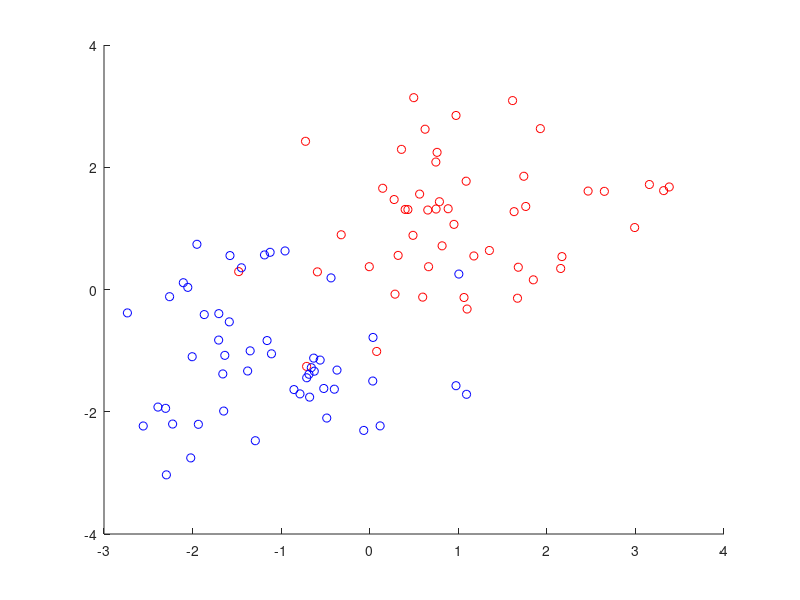

Write the MATLAB code that produced this figure. (Note: this script raises an error after producing the figure.)
%Assignement 1

%Question 1.1

X1 = 1 + randn(50,2);
X2 = -1 + randn(51,2);

Y1 = ones(50,1);
Y2 = -ones(51,1);

X = [X1;X2];
Y = [Y1;Y2];

figure;
hold on;
plot(X1(:,1),X1(:,2),'ro');
plot(X2(:,1),X2(:,2),'bo');
hold off;

%Yes it is always possible to separate the points by a combination
%of line. Condition is that points of the same category remains 
%on the same side of the combined lines

%Question 1.2
%1. When adding points to the classes, the classification line (hyperplane)
%   and the margin change. if points are added on the right side of the
%   classification line, the line and margin do not change substantially

%2. Classification boundaries can change drastically
%   if outlying points are added. classification boundaries can rotate 
%   up to 180 degrees

%3. C is essentially a regularisation parameter, which controls the 
%   trade-off between achieving a low number of misclassifications 
%   and maximising the margin. Obviously, low values of C can influence 
%   the classification outcome for points close to the hyperplane

%4. Switching to Rbf kernel implies using a non linear kernel. 
%   Misclassification is less likely. Rbf allows to handle seriously
%   non-separable linear data

%5. In the equation of the Rbf kernel, sigma plays a role to be 
%   an amplifier of the distance between x and x'. If the distance 
%   between x and x' is much larger than sigma, the kernel function 
%   tends to be zero. Thus, if the sigma is very small, only the x 
%   within the certain distance can affect the predicting point.
%   In other words, smaller sigma tends to make a local classifier,
%   larger sigma tends to make a much more general classifier.
%   For almost linearly separable cases, high C and sigma are prefered 
%   because of their generalisation of the classifier

%6. 

%7. Support Vectors basicaly are the observations needed to define the 
%   fitted model. The more complex the model is (the more specific and 
%   overtrained), the more data points will be needed to specify the model
%   Very few support vectors usually define a general model (with more 
%   missclassifications), while many support vectors specify a very 
%   specific model (possibly overfit). For a linear vector machine,
%   support vectors are the observations lying within the margin or miss-
%   classified. A point becomes a support vector when he 
%   he plays a role in defining the model/classification boundaries

%8. The importance of support vectors change when they influence to a 
%   different extend the separation boundary.

%1.3
%1.3.1
%democlass
load iris
[alpha,b] = trainlssvm({X,Y,'c',gam,[],'lin_kernel'});
figure;
plotlssvm({X,Y,'c',gam,[],'lin_kernel'},{alpha,b});

Ytest = simlssvm({X,Y,'c',gam,[],'lin_kernel'},{alpha,b},Xt);
err = sum(Ytest~=Yt); 
fprintf('\n on test: #misclass = %d, error rate = %.2f%%\n', err, err/length(Yt)*100)

disp('Press any key to continue...'), pause, 
% Bad performance on Yt as we see 45% of observations missclassified

t = 1;
degree = 1;
[alpha,b] = trainlssvm({X,Y,'c',gam,[t;degree],'poly_kernel'});
figure;
plotlssvm({X,Y,'c',gam,[t;degree],'poly_kernel'},{alpha,b});
% Degree 1 corresponds to the linear case

degree = 2;
[alpha,b] = trainlssvm({X,Y,'c',gam,[t;degree],'poly_kernel'});
figure;
plotlssvm({X,Y,'c',gam,[t;degree],'poly_kernel'},{alpha,b});

degree = 3;
[alpha,b] = trainlssvm({X,Y,'c',gam,[t;degree],'poly_kernel'});
figure;
plotlssvm({X,Y,'c',gam,[t;degree],'poly_kernel'},{alpha,b});

% The degree of the polynomial kernel plays on the 'flexibility of the'
% decision curve. It plays a similar role as sigma in the Rbf kernel
% The higher the more flexible.

%1.3.2
gam = 1;
sig2list=[0.01, 0.1, 1, 5, 10];

errlist=[];

for sig2=sig2list,
    [alpha,b] = trainlssvm({X,Y,type,gam,sig2,'RBF_kernel'});

    % Plot the decision boundary of a 2-d LS-SVM classifier
    plotlssvm({X,Y,type,gam,sig2,'RBF_kernel','preprocess'},{alpha,b});

    % Obtain the output of the trained classifier
    [Yht, Zt] = simlssvm({X,Y,type,gam,sig2,'RBF_kernel'}, {alpha,b}, Xt);
    err = sum(Yht~=Yt); 
    errlist=[errlist; err];
    fprintf('\n on test: #misclass = %d, error rate = %.2f%% \n', err, err/length(Yt)*100)
    disp('Press any key to continue...'), pause,         
end

% make a plot of the misclassification rate wrt. sig2

figure;
plot(log(sig2list), errlist, '*-'), 
xlabel('log(sig2)'), ylabel('number of misclass'),

%1.3.3

sigma2 = 0.1
gamlist=[0.1, 1, 10, 50, 100, 1000];

errlist=[];

for gam=gamlist,
    [alpha,b] = trainlssvm({X,Y,type,gam,sigma2,'RBF_kernel'});

    % Plot the decision boundary of a 2-d LS-SVM classifier
    plotlssvm({X,Y,type,gam,sigma2,'RBF_kernel','preprocess'},{alpha,b});

    % Obtain the output of the trained classifier
    [Yht, Zt] = simlssvm({X,Y,type,gam,sigma2,'RBF_kernel'}, {alpha,b}, Xt);
    err = sum(Yht~=Yt); 
    errlist=[errlist; err];
    fprintf('\n on test: #misclass = %d, error rate = %.2f%% \n', err, err/length(Yt)*100)
    disp('Press any key to continue...'), pause,         
end

% make a plot of the misclassification rate wrt. sig2

figure;
plot(log(gamlist), errlist, '*-'), 
xlabel('log(gam)'), ylabel('number of misclass'),

% 1 to 10 seems to be a good range for gam

%1.3.1.1
% The validation set is used to compare the performance of different 
% models (in terms of their parameters) while the training set is used 
% to train the different models. Obviously, the best model will be chosen
% on the base of the validation set. Therefore, the performance of the 
% final model has to be tested on an independent set, i.e. the test
% set.%

% set the parameters to some value
gam = 0.1;
sig2 = 20;

% generate random indices
idx = randperm(size(X,1));

% create the training and validation sets
% using the randomized indices
Xtrain = X(idx(1:80),:);
Ytrain = Y(idx(1:80));
Xval = X(idx(81:100),:);
Yval = Y(idx(81:100));

[alpha,b] = trainlssvm({Xtrain,Ytrain,'c',gam,sig2,'RBF_kernel'});
estYval = simlssvm({Xtrain,Ytrain,'c',gam,sig2,'RBF_kernel'},{alpha,b},Xval);
err = sum(estYval~=Yval); 
fprintf('\n on test: #misclass = %d, error rate = %.2f%% \n', err, err/length(Yval)*100)

sig2list=[0.1:0.1:10];
gamlist=[1:1:100];
i=0;
errlist=[];

for gam=gamlist,
    i=i+1;
    j=0;
    for sig2=sig2list,
        j=j+1;
        [alpha,b] = trainlssvm({Xtrain,Ytrain,'c',gam,sig2,'RBF_kernel'});

        % Obtain the output of the trained classifier
        estYval = simlssvm({Xtrain,Ytrain,'c',gam,sig2,'RBF_kernel'},{alpha,b},Xval); 
        errlist(i,j)=sum(estYval~=Yval);
        %fprintf('\n on test: #misclass = %d, error rate = %.2f%% \n', errlist(i,j), errlist(i,j)/length(Yval)*100)
        %disp('Press any key to continue...'), pause,
    end
end

% make a plot of the misclassification rate wrt. sig2 and gam

figure;
pcolor(sig2list, gamlist, errlist)
xlabel('sigma2'), ylabel('gam'), zlabel('number of misclass'),
colorbar,
% Smaller values of sigma do not missclassify (probably overfits the model)
% Higher values of sigma have higher missclassifications, but probably
% deliver a more general model. A high gam parameter (penalisation for miss-
% classification) temd to reduce the number of missclassifications for 
% a given sigma2

%1.3.1.2
sig2=10;
gam=10;
performance = crossvalidate({X,Y,'c',gam,sig2,'RBF_kernel'}, ...
10,'misclass');

% One of the main reasons for using cross-validation instead of using 
% the conventional validation (e.g. partitioning the data set into two 
% sets of 70% for training and 30% for test) is that there is not enough
% data available to partition it into separate training and test sets
% without losing significant modelling or testing capability.
% In k-fold cross-validation, the original sample is randomly partitioned 
% into k equal sized subsamples. Of the k subsamples, a single subsample
% is retained as the validation data for testing the model, and the
% remaining k ? 1 subsamples are used as training data. 
% The cross-validation process is then repeated k times (the folds),
% with each of the k subsamples used exactly once as the validation data.
% The k results from the folds can then be averaged to produce a 
% single estimation. The advantage of this method over repeated random
% sub-sampling (see below) is that all observations are used 
% for both training and validation, and each observation is used 
% for validation exactly once. 

performance = leaveoneout({X,Y,'c',gam,sig2,'RBF_kernel'}, 'misclass');

% Leave-one-out cross-validation (LpO CV) involves using 1 observation
% as the validation set and the remaining observations as the training
% set. This is repeated on all ways to cut the original sample on a
% validation set of 1 observation and a training set of n-1 observations.

% Leave-one-out is better when dealing with samll data sets, with only
% few observations

%1.3.1.3

model = {X,Y,'c',[],[],'RBF_kernel','csa'};
[gam_1,sig2_1,cost_1] = tunelssvm(model,'simplex', 'crossvalidatelssvm',{10,'misclass'});

model = {X,Y,'c',[],[],'RBF_kernel','ds'};
[gam_2,sig2_2,cost_2] = tunelssvm(model,'simplex', 'crossvalidatelssvm',{10,'misclass'});

model = {X,Y,'c',[],[],'RBF_kernel','csa'};
[gam_3,sig2_3,cost_3] = tunelssvm(model,'gridsearch', 'crossvalidatelssvm',{10,'misclass'});

model = {X,Y,'c',[],[],'RBF_kernel','ds'};
[gam_4,sig2_4,cost_4] = tunelssvm(model,'gridsearch', 'crossvalidatelssvm',{10,'misclass'});

y=[gam_1 sig2_1; gam_2 sig2_2; gam_3 sig2_3; gam_4 sig2_4];
bar(y)
Labels = {'csa & simplex', 'ds & simplex', 'csa & gridsearch', 'ds & gridsearch'};
set(gca, 'XTick', 1:4, 'XTickLabel', Labels);
legend('gam', 'sig2');

% The reason why results can be very different is because different
% optimization techniques are used to tune the parameters of the SVM
% model. First, an approximation of the optimum is obtained through an 
% optimisation algorithm. Then, a search is performed to improve the 
% optimum obtained at the previous step. For the search to be performed,
% an initial point has to be provided. This point is obviously the 
% optimum obtained during the first step. 
% So both steps can have different methods applied (couple simulated 
% annealing or directional search for the first step and simplex or 
% gridsearch for the second step). The initial point provided has a 
% lot of impact on the final solution. Therefore final results can differ 
% heavily

%1.3.1.4

[alpha,b] = trainlssvm({Xtrain,Ytrain,'c',gam,sig2, 'RBF_kernel'});
[Ysim,Ylatent] = simlssvm({Xtrain,Ytrain,'c',gam,sig2, ...
'RBF_kernel'},{alpha,b},Xval);
roc(Ysim,Yval);

% It is not recommended to use ROC on training set because the model the
% idea is to test the generalisation power of the model. Calculating ROC
% on training set wont give any feeling on how the model performs on
% new data. Rather, ROC should be calculted for validation or development
% sets.

load ripley

% display of the data

figure;
hold on;
plot(X(1:125,1),X(1:125,2),'bo');
hold all;
plot(X(126:250,1),X(126:250,2),'ro');
legend('negative class', 'positive class');
xlabel('X1'), ylabel('X2');
legend;
hold off;

% X2 seems to be more explanatory for the class. Data seem to be separated
% into 4 quadrants

% linear model

gam = 1;
[alpha,b] = trainlssvm({X,Y,'c',gam,[],'lin_kernel'});
figure;
plotlssvm({X,Y,'c',gam,[],'lin_kernel'},{alpha,b});
[Yh, Z] = simlssvm({X,Y,'c',gam,[],'lin_kernel'},{alpha,b},X);
err = sum(Yh~=Y); 
fprintf('\n on test: #misclass = %d, error rate = %.2f%% \n', err, err/length(Y)*100)

% 14.40% error rate. Gam has no impact on the error rate or the separation
% line. Looking at the data, a smoother line would allow a better
% classification rate

% Rbf kernel

gam = 1;
sig2 = 20;
[alpha,b] = trainlssvm({X,Y,'c',gam,sig2,'RBF_kernel'});
plotlssvm({X,Y,'c',gam,sig2,'RBF_kernel','preprocess'},{alpha,b});
[Yh, Z] = simlssvm({X,Y,'c',gam,sig2,'RBF_kernel'},{alpha,b},X);
err = sum(Yh~=Y); 
fprintf('\n on test: #misclass = %d, error rate = %.2f%% \n', err, err/length(Y)*100)

% Although we obtain a lower classification error, model might not be as
% good as linear one because of the upper left quadrant

gamlist =[];
sig2list =[];
errlist =[];

for i=1:20,
    model = {X,Y,'c',[],[],'RBF_kernel','csa'};
    [gam,sig2,cost] = tunelssvm(model,'gridsearch', 'crossvalidatelssvm',{10,'misclass'});
    gamlist = [gamlist; gam];
    sig2list = [sig2list; sig2];
    [Yh, Z] = simlssvm({X,Y,'c',gam,sig2,'RBF_kernel'},{alpha,b},X);
    err = sum(Yh~=Y); 
    errlist = [errlist; err];
end

figure;
plot(1:1:length(gamlist), gamlist);
xlabel('run id'), ylabel('gam');
figure
plot(1:1:length(sig2list), sig2list);
xlabel('run id'), ylabel('sig2');
figure;
plot(1:1:length(errlist), errlist/length(Y)*100)
xlabel('run id'), ylabel('classification error');
%Everything changes a lot, also classification error

%ROC

%linear ROC
gam = 1;
[alpha,b] = trainlssvm({X,Y,'c',gam,[],'lin_kernel'});
[Ysim_lin,Ylatent] = simlssvm({X,Y,'c',gam,[], ...
'lin_kernel'},{alpha,b},X);

%Rbf kernel
model = {X,Y,'c',[],[],'RBF_kernel','csa'};
[gam,sig2,cost] = tunelssvm(model,'gridsearch', 'crossvalidatelssvm',{10,'misclass'});
[alpha,b] = trainlssvm({X,Y,'c',gam,sig2, 'RBF_kernel'});
[Ysim_Rbf,Ylatent] = simlssvm({X,Y,'c',gam,sig2, ...
'RBF_kernel'},{alpha,b},X);
roc(Ysim_lin,Y, 'figure');
hold on;
roc(Ysim_Rbf,Y, 'figure');

%RBf kernel is a bit better

%Better to do cross validation to test on the generalisation of the model

%%%%%%%%%%%%%%%%%%%%%%%%%%%%%%%%%%%%%%
%Breat cancer

load breast

% display of the data

for i=1:30,
    figure;
    scatter(trainset(:,i),labels_train)
    xlabel(['X', num2str(i)]), ylabel('Labels');
end

% we plot each variable against the labels. Allows to see if points for each
% variable can be easily separable
% we see that X1, X3, X4, X7, X8, X11, X13, X14, X21, X23, X24 and X28 
% seem to have good explanatory power

% as an example, for the 5 first most explanatory variables

index= [1 3 4 7 8];
gplotmatrix(trainset(:,index),trainset(:,index), labels_train);

% seems relatively easily separable

% linear model

gam = 1;
[alpha,b] = trainlssvm({trainset,labels_train,'c',gam,[],'lin_kernel'});
[Yh, Z] = simlssvm({trainset,labels_train,'c',gam,[],'lin_kernel'},{alpha,b},testset);
err = sum(Yh~=labels_test); 
fprintf('\n on test: #misclass = %d, error rate = %.2f%% \n', err, err/length(labels_test)*100)

% 4.73% error rate, really good. Gam has no impact on the error rate or the separation
% line 

% Rbf kernel

gam = 1;
sig2 = 20;
[alpha,b] = trainlssvm({trainset,labels_train,'c',gam,sig2,'RBF_kernel'});
[Yh, Z] = simlssvm({trainset,labels_train,'c',gam,sig2,'RBF_kernel'},{alpha,b},testset);
err = sum(Yh~=labels_test); 
fprintf('\n on test: #misclass = %d, error rate = %.2f%% \n', err, err/length(labels_test)*100)

% we obtain a classification error of 1.18%

gamlist =[];
sig2list =[];
errlist =[];

for i=1:20,
    model = {trainset,labels_train,'c',[],[],'RBF_kernel','csa'};
    [gam,sig2,cost] = tunelssvm(model,'gridsearch', 'crossvalidatelssvm',{10,'misclass'});
    gamlist = [gamlist; gam];
    sig2list = [sig2list; sig2];
    [Yh, Z] = simlssvm({trainset,labels_train,'c',gam,sig2,'RBF_kernel'},{alpha,b},testset);
    err = sum(Yh~=labels_test); 
    errlist = [errlist; err];
end

figure;
plot(1:1:length(gamlist), gamlist);
xlabel('run id'), ylabel('gam');
figure
plot(1:1:length(sig2list), sig2list);
xlabel('run id'), ylabel('sig2');
figure;
plot(1:1:length(errlist), errlist/length(labels_test)*100)
xlabel('run id'), ylabel('classification error');
%Everything changes a lot, also classification error, best run for 8, close
%to our original estimate

%ROC

%linear ROC
gam = 1;
[alpha,b] = trainlssvm({trainset,labels_train,'c',gam,[],'lin_kernel'});
[Ysim_lin,Ylatent] = simlssvm({trainset,labels_train,'c',gam,[], ...
'lin_kernel'},{alpha,b},testset);

%Rbf kernel
%parameters from run 8
gam = 50;
sig2 = 20;
[alpha,b] = trainlssvm({trainset,labels_train,'c',gam,sig2, 'RBF_kernel'});
[Ysim_Rbf,Ylatent] = simlssvm({trainset,labels_train,'c',gam,sig2, ...
'RBF_kernel'},{alpha,b},testset);
roc(Ysim_lin,labels_test, 'figure');
hold on;
roc(Ysim_Rbf,labels_test, 'figure');

%RBf kernel is a bit better

%%%%%%%%%%%%%%%%%%%%%%%%%%%%%%%%%%%%%%
%Diabetes

load diabetes

% display of the data

for i=1:8,
    figure;
    scatter(trainset(:,i),labels_train)
    xlabel(['X', num2str(i)]), ylabel('Labels');
end

% we plot each variable against the labels. Allows to see if points for each
% variable can be easily separable
% Diabetes will be more challenging than breast, data points seem not to be
% easily separable

% We use plotmatrix on first 5 variables

index= [1 2 3 4 5];
gplotmatrix(trainset(:,index),trainset(:,index), labels_train);

% seems difficult to separate

% linear model

gam = 1;
[alpha,b] = trainlssvm({trainset,labels_train,'c',gam,[],'lin_kernel'});
plotlssvm({trainset,labels_train,'c',gam,[],'lin_kernel'},{alpha,b});
[Yh, Z] = simlssvm({trainset,labels_train,'c',gam,[],'lin_kernel'},{alpha,b},testset);
err = sum(Yh~=labels_test); 
fprintf('\n on test: #misclass = %d, error rate = %.2f%% \n', err, err/length(labels_test)*100)

% 21.43% error rate, quite bad. Gam has no impact on the error rate or the separation
% line 

% Rbf kernel

gam = 1;
sig2 = 50;
[alpha,b] = trainlssvm({trainset,labels_train,'c',gam,sig2,'RBF_kernel'});
plotlssvm({trainset,labels_train,'c',gam,sig2,'RBF_kernel'},{alpha,b});
[Yh, Z] = simlssvm({trainset,labels_train,'c',gam,sig2,'RBF_kernel'},{alpha,b},testset);
err = sum(Yh~=labels_test); 
fprintf('\n on test: #misclass = %d, error rate = %.2f%% \n', err, err/length(labels_test)*100)

% we obtain a classification error of 22.02%, worse than in the linear case

gamlist =[];
sig2list =[];
errlist =[];

for i=1:100,
    model = {trainset,labels_train,'c',[],[],'RBF_kernel','csa'};
    [gam,sig2,cost] = tunelssvm(model,'gridsearch', 'crossvalidatelssvm',{10,'misclass'});
    gamlist = [gamlist; gam];
    sig2list = [sig2list; sig2];
    [Yh, Z] = simlssvm({trainset,labels_train,'c',gam,sig2,'RBF_kernel'},{alpha,b},testset);
    err = sum(Yh~=labels_test); 
    errlist = [errlist; err];
end

%get the index of the lowest classification error
[M,I] = min(errlist) 

figure;
plot(1:1:length(gamlist), gamlist);
xlabel('run id'), ylabel('gam');
figure
plot(1:1:length(sig2list), sig2list);
xlabel('run id'), ylabel('sig2');
figure;
plot(1:1:length(errlist), errlist/length(labels_test)*100)
xlabel('run id'), ylabel('classification error');
%Everything changes a lot, also classification error, it appears almost as
%random

%ROC

%linear ROC
gam = 1;
[alpha,b] = trainlssvm({trainset,labels_train,'c',gam,[],'lin_kernel'});
[Ysim_lin,Ylatent] = simlssvm({trainset,labels_train,'c',gam,[], ...
'lin_kernel'},{alpha,b},testset);

%Rbf kernel
%parameters from minimum run
gam = gamlist(I);
sig2 = sig2list(I);
[alpha,b] = trainlssvm({trainset,labels_train,'c',gam,sig2, 'RBF_kernel'});
[Ysim_Rbf,Ylatent] = simlssvm({trainset,labels_train,'c',gam,sig2, ...
'RBF_kernel'},{alpha,b},testset);
roc(Ysim_lin,labels_test, 'figure');
hold on;
roc(Ysim_Rbf,labels_test, 'figure');

%linear kernel is a bit better

